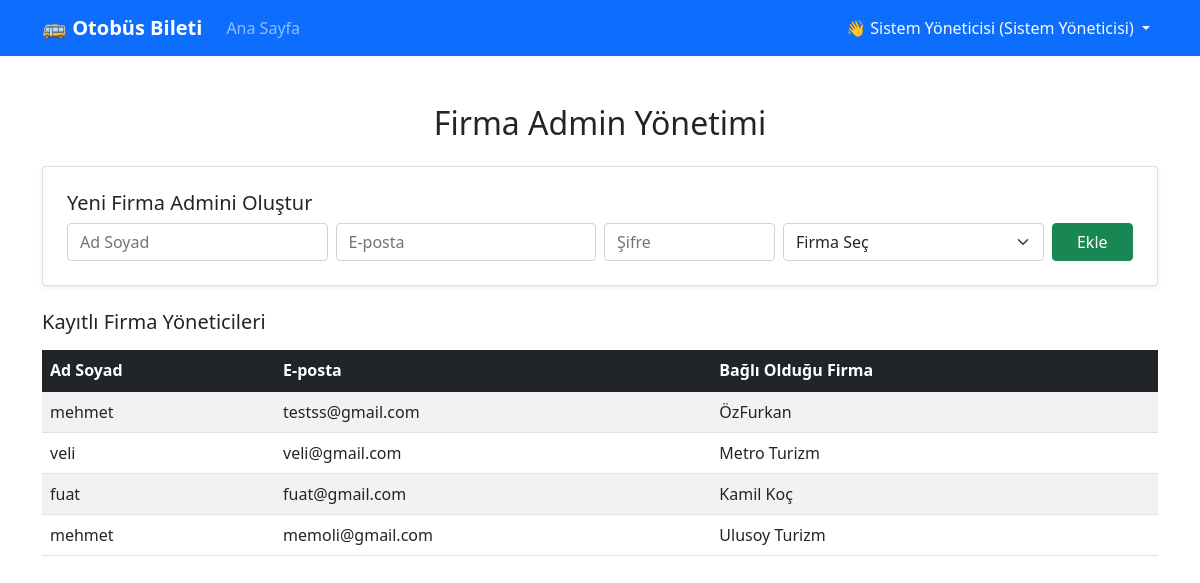
Screenshot of /admin/manage_admins.php (signed in) with the database file from the repository.
### tables this page shows
CREATE TABLE users (
            id TEXT PRIMARY KEY,
            full_name TEXT NOT NULL,
            email TEXT UNIQUE NOT NULL,
            role TEXT NOT NULL CHECK(role IN ('admin', 'company_admin', 'user')),
            password TEXT NOT NULL,
            company_id TEXT,
            balance INTEGER DEFAULT 800,
            created_at DATETIME DEFAULT CURRENT_TIMESTAMP,
            FOREIGN KEY (company_id) REFERENCES bus_companies(id)
        );

CREATE TABLE bus_companies (
            id TEXT PRIMARY KEY,
            name TEXT UNIQUE NOT NULL,
            logo_path TEXT,
            created_at DATETIME DEFAULT CURRENT_TIMESTAMP
        );

### config/database.php (called while the page is built, shortened)
<?php
class Database {
    private $pdo;
    public function __construct() {
        try {
            $dbPath = __DIR__ . '/../db_storage/bus_ticket.db';
            $this->pdo = new PDO('sqlite:' . $dbPath);
            $this->pdo->setAttribute(PDO::ATTR_ERRMODE, PDO::ERRMODE_EXCEPTION);
            $this->pdo->exec('PRAGMA foreign_keys = ON;');
        } catch (PDOException $e) {
            error_log("Veritabanı bağlantı hatası: " . $e->getMessage());
            die("Sistemde bir hata oluştu. Lütfen daha sonra tekrar deneyin.");
        }
    }
    public function getCompanyAdmins() {
        $stmt = $this->pdo->prepare("
            SELECT u.*, bc.name as company_name
            FROM users u
            LEFT JOIN bus_companies bc ON u.company_id = bc.id
            WHERE u.role = 'company_admin'
        ");
        $stmt->execute();
        return $stmt->fetchAll(PDO::FETCH_ASSOC);
    }
}
?>

### admin/manage_admins.php (the view, shortened to what this page needs)
<?php
require_once '../config/database.php';
$db = new Database();
$admins = $db->getCompanyAdmins();
?>
<!DOCTYPE html>
<html lang="tr">
<head>
    <link href="https://cdn.jsdelivr.net/npm/bootstrap@5.1.3/dist/css/bootstrap.min.css" rel="stylesheet">
</head>
<body>
<?php include '../includes/navbar.php'; ?>
<div class="container mt-5">
    <h2 class="mb-4 text-center">Firma Admin Yönetimi</h2>
    <div class="card p-4 mb-4 shadow-sm">
        <h5>Yeni Firma Admini Oluştur</h5>
        <form method="POST">
            <div class="row g-2 align-items-end">
                <div class="col-md-3">
                    <input type="text" name="full_name" class="form-control" placeholder="Ad Soyad" required>
                </div>
                <div class="col-md-3">
                    <input type="email" name="email" class="form-control" placeholder="E-posta" required>
                </div>
                <div class="col-md-2">
                    <input type="password" name="password" class="form-control" placeholder="Şifre" required>
                </div>
                <div class="col-md-3">
                    <select name="company_id" class="form-select" required>
                        <option value="">Firma Seç</option>
                    </select>
                </div>
                <div class="col-md-1">
                    <button type="submit" name="add_admin" class="btn btn-success w-100">Ekle</button>
                </div>
            </div>
        </form>
    </div>
    <h5 class="mb-3">Kayıtlı Firma Yöneticileri</h5>
    <?php if (empty($admins)): ?>
        <div class="alert alert-info">Henüz kayıtlı firma yöneticisi bulunmamaktadır.</div>
    <?php else: ?>
        <div class="table-responsive">
            <table class="table table-striped table-hover align-middle">
                <thead class="table-dark">
                    <tr>
                        <th>Ad Soyad</th>
                        <th>E-posta</th>
                        <th>Bağlı Olduğu Firma</th>
                    </tr>
                </thead>
                <tbody>
                    <?php foreach ($admins as $a): ?>
                        <tr>
                            <td><?php echo htmlspecialchars($a['full_name']); ?></td>
                            <td><?php echo htmlspecialchars($a['email']); ?></td>
                            <td><?php echo htmlspecialchars($a['company_name']); ?></td>
                        </tr>
                    <?php endforeach; ?>
                </tbody>
            </table>
        </div>
    <?php endif; ?>
</div>
</body>
</html>

### rows the page displays
users: full_name "mehmet", email "testss@gmail.com", company.name "ÖzFurkan"
users: full_name "veli", email "veli@gmail.com", company.name "Metro Turizm"
users: full_name "fuat", email "fuat@gmail.com", company.name "Kamil Koç"
users: full_name "mehmet", email "memoli@gmail.com", company.name "Ulusoy Turizm"

### other values shown
$_SESSION['user']['full_name'] "Sistem Yöneticisi"
getRoleName($_SESSION['user']['role']) "Sistem Yöneticisi"
